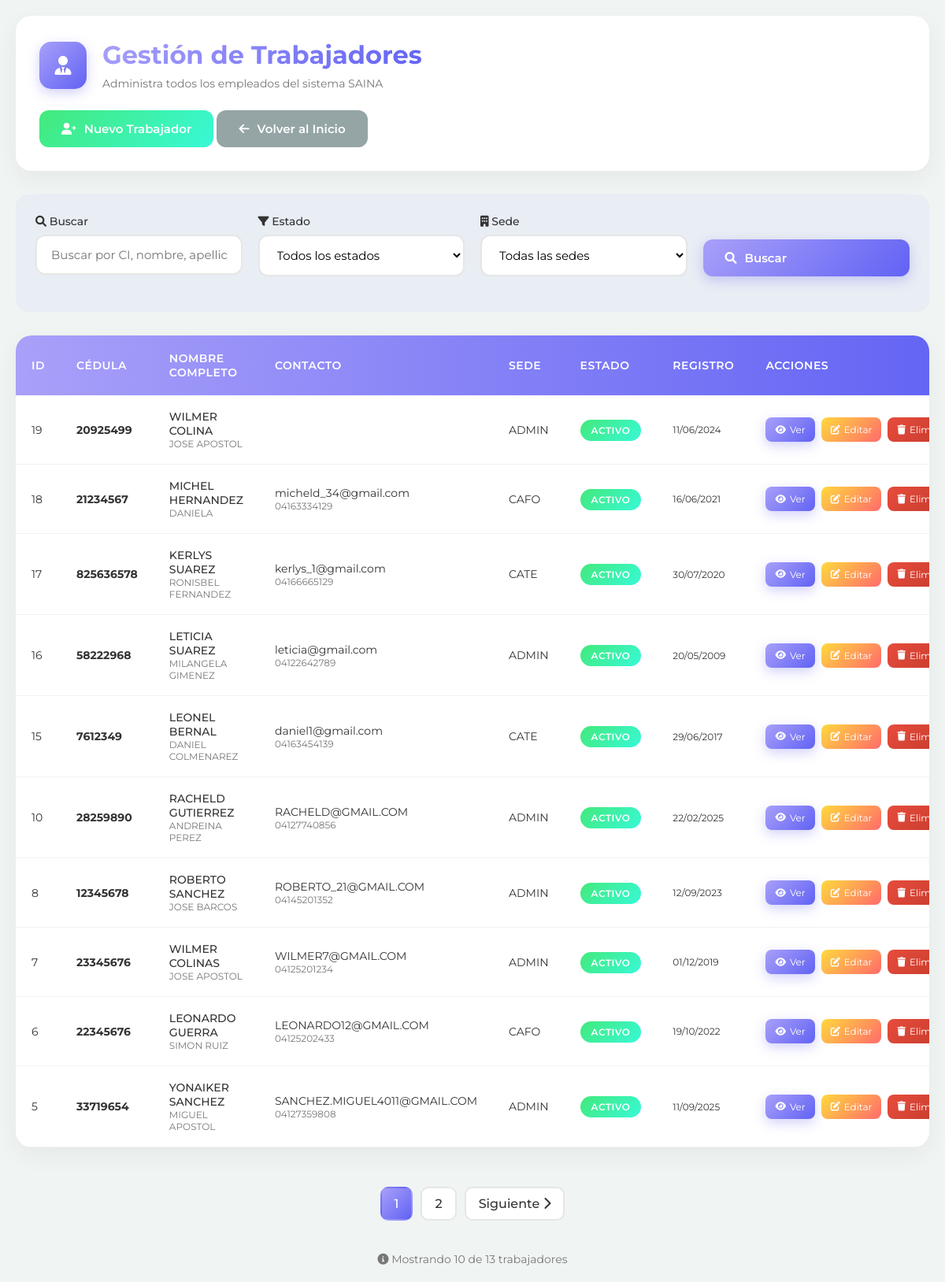
The app's page /trabajadores/index.php (signed in) with its own data.
### tables this page shows
CREATE TABLE `empleados` (
  `id` int(11) NOT NULL,
  `nacionalidad` varchar(50) DEFAULT NULL,
  `ci` varchar(20) NOT NULL,
  `primer_nombre` varchar(50) DEFAULT NULL,
  `segundo_nombre` varchar(50) DEFAULT NULL,
  `primer_apellido` varchar(50) DEFAULT NULL,
  `segundo_apellido` varchar(50) DEFAULT NULL,
  `fecha_nacimiento` date DEFAULT NULL,
  `sexo` enum('MASCULINO','FEMENINO') DEFAULT NULL,
  `estado_civil` enum('SOLTERO(A)','CASADO(A)','DIVORCIADO(A)','VIUDO(A)') DEFAULT NULL,
  `direccion_ubicacion` varchar(255) DEFAULT NULL,
  `telefono` varchar(20) DEFAULT NULL,
  `correo` varchar(100) DEFAULT NULL,
  `cuenta_bancaria` varchar(50) DEFAULT NULL,
  `tipo_trabajador` enum('CTD','CTI','LNR') DEFAULT NULL,
  `grado_instruccion` enum('PRIMARIA','BACHILLER','TECNICO_PROFESIONAL','LICENCIADO','INGENIERO','ESPECIALISTA','MAESTRIA','DOCTORADO') DEFAULT NULL,
  `cargo` varchar(100) DEFAULT NULL,
  `dpt_desempeñar` varchar(100) DEFAULT NULL,
  `sede` enum('ADMIN','CAFO','CATE','CSAI','CSB') DEFAULT NULL,
  `dependencia` enum('ADMIN','CAFO','CATE','CSAI','CSB') DEFAULT NULL,
  `fecha_ingreso` date DEFAULT NULL,
  `cod_siantel` varchar(50) DEFAULT NULL,
  `ubicacion_estante` varchar(50) DEFAULT NULL,
  `estatus` enum('ACTIVO','INACTIVO') DEFAULT 'ACTIVO',
  `fecha_egreso` date DEFAULT NULL,
  `motivo_retiro` text DEFAULT NULL,
  `ubicacion_estante_retiro` varchar(50) DEFAULT NULL,
  `tipo_sangre` enum('A+','A-','B+','B-','AB+','AB-','O+','O-') DEFAULT NULL,
  `lateralidad` enum('DIESTRO(A)','ZURDO(A)') DEFAULT NULL,
  `peso_trabajador` decimal(5,2) DEFAULT NULL,
  `altura_trabajador` decimal(5,2) DEFAULT NULL,
  `calzado_trabajador` varchar(10) DEFAULT NULL,
  `camisa_trabajador` varchar(10) DEFAULT NULL,
  `pantalon_trabajador` varchar(10) DEFAULT NULL,
  `foto` varchar(255) DEFAULT NULL,
  `fecha_registro` timestamp NOT NULL DEFAULT current_timestamp(),
  `estado_id` int(11) DEFAULT 1,
  `municipio_id` int(11) DEFAULT NULL,
  `parroquia_id` int(11) DEFAULT NULL
);

### trabajadores/index.php (the view, shortened to what this page needs)
<?php
require_once '../includes/database.php';
$registros_por_pagina = 10;
$pagina_actual = isset($_GET['page']) ? max(1, (int)$_GET['page']) : 1;
$offset = ($pagina_actual - 1) * $registros_por_pagina;
$search = isset($_GET['search']) ? trim($_GET['search']) : '';
$filter_status = isset($_GET['status']) ? $_GET['status'] : '';
$filter_sede = isset($_GET['sede']) ? $_GET['sede'] : '';
$where = [];
$params = [];
$types = '';
$where_clause = $where ? 'WHERE ' . implode(' AND ', $where) : '';
$sql_count = "SELECT COUNT(*) as total FROM empleados $where_clause";
$stmt_count = $conn->prepare($sql_count);
$stmt_count->execute();
$result_count = $stmt_count->get_result();
$total_registros = $result_count->fetch_assoc()['total'];
$total_paginas = ceil($total_registros / $registros_por_pagina);
$sql = "SELECT id, ci, primer_nombre, segundo_nombre, primer_apellido, segundo_apellido,
               correo, telefono, sede, estatus, fecha_ingreso, fecha_registro
        FROM empleados $where_clause
        ORDER BY fecha_registro DESC
        LIMIT ?, ?";
$params[] = $offset;
$params[] = $registros_por_pagina;
$types .= 'ii';
$stmt = $conn->prepare($sql);
$stmt->bind_param($types, ...$params);
$stmt->execute();
$result = $stmt->get_result();
 ?>
<!DOCTYPE html>
<html lang="es">
<head>
    <link rel="stylesheet" href="https://cdnjs.cloudflare.com/ajax/libs/font-awesome/6.0.0/css/all.min.css">
</head>
<body>
    <div class="container">
        <div class="header">
            <div class="header-title">
                <div class="header-icon">
                    <i class="fas fa-user-tie"></i>
                </div>
                <div class="header-content">
                    <h1>Gestión de Trabajadores</h1>
                    <p>Administra todos los empleados del sistema SAINA</p>
                </div>
            </div>
            <div class="header-actions">
                <a href="../../usuario/trabajadores/formulario1.php" class="btn btn-success">
                    <i class="fas fa-user-plus"></i> Nuevo Trabajador
                </a>
                <a href="../index.php" class="btn btn-secondary">
                    <i class="fas fa-arrow-left"></i> Volver al Inicio
                </a>
            </div>
        </div>
        <div class="search-filters">
            <form method="GET" class="search-form">
                <div class="form-group">
                    <label><i class="fas fa-search"></i> Buscar</label>
                    <input type="text" name="search" class="form-control"
                           placeholder="Buscar por CI, nombre, apellido o correo..."
                           value="<?php echo htmlspecialchars($search); ?>">
                </div>
                <div class="form-group">
                    <label><i class="fas fa-filter"></i> Estado</label>
                    <select name="status" class="form-control">
                        <option value="">Todos los estados</option>
                    </select>
                </div>
                <div class="form-group">
                    <label><i class="fas fa-building"></i> Sede</label>
                    <select name="sede" class="form-control">
                        <option value="">Todas las sedes</option>
                    </select>
                </div>
                <div class="form-group" style="align-self: end;">
                    <button type="submit" class="btn btn-primary">
                        <i class="fas fa-search"></i> Buscar
                    </button>
                </div>
            </form>
        </div>
        <div class="table-container">
            <?php if ($result->num_rows > 0): ?>
                <table>
                    <thead>
                        <tr>
                            <th>ID</th>
                            <th>Cédula</th>
                            <th>Nombre Completo</th>
                            <th>Contacto</th>
                            <th>Sede</th>
                            <th>Estado</th>
                            <th>Registro</th>
                            <th>Acciones</th>
                        </tr>
                    </thead>
                    <tbody>
                        <?php while($row = $result->fetch_assoc()): ?>
                        <tr>
                            <td><?php echo $row['id']; ?></td>
                            <td><strong><?php echo htmlspecialchars($row['ci']); ?></strong></td>
                            <td>
                                <div style="font-weight: 500;">
                                    <?php echo htmlspecialchars($row['primer_nombre'] . ' ' . $row['primer_apellido']); ?>
                                </div>
                                <div style="font-size: 12px; color: var(--light-text);">
                                    <?php echo htmlspecialchars($row['segundo_nombre'] . ' ' . $row['segundo_apellido']); ?>
                                </div>
                            </td>
                            <td>
                                <div><?php echo htmlspecialchars($row['correo']); ?></div>
                                <div style="font-size: 12px; color: var(--light-text);">
                                    <?php echo htmlspecialchars($row['telefono']); ?>
                                </div>
                            </td>
                            <td><?php echo htmlspecialchars($row['sede']); ?></td>
                            <td>
                                <span class="badge <?php echo $row['estatus'] == 'ACTIVO' ? 'badge-success' : 'badge-warning'; ?>">
                                    <?php echo $row['estatus']; ?>
                                </span>
                            </td>
                            <td>
                                <div style="font-size: 12px;">
                                    <?php echo date('d/m/Y', strtotime($row['fecha_ingreso'])); ?>
                                </div>
                            </td>
                            <td>
                                <div class="actions">
                                    <a href="ver.php?id=<?php echo $row['id']; ?>" class="btn-action btn-primary">
                                        <i class="fas fa-eye"></i> Ver
                                    </a>
                                    <a href="editar.php?id=<?php echo $row['id']; ?>" class="btn-action btn-warning">
                                        <i class="fas fa-edit"></i> Editar
                                    </a>
                                    <a href="eliminar.php?id=<?php echo $row['id']; ?>&ci=<?php echo urlencode($row['ci']); ?>"
                                       class="btn-action btn-danger"
                                       onclick="return confirm('¿Eliminar trabajador <?php echo addslashes($row['primer_nombre'] . ' ' . $row['primer_apellido']); ?>?')">
                                        <i class="fas fa-trash"></i> Eliminar
                                    </a>
                                </div>
                            </td>
                        </tr>
                        <?php endwhile; ?>
                    </tbody>
                </table>
            <?php endif; ?>
        </div>
        <?php if ($total_paginas > 1): ?>
            <div class="pagination">
                <?php for($i = 1; $i <= $total_paginas; $i++): ?>
                    <?php if($i == 1 || $i == $total_paginas || ($i >= $pagina_actual - 2 && $i <= $pagina_actual + 2)): ?>
                        <a href="?page=<?php echo $i; ?>&search=<?php echo urlencode($search); ?>&status=<?php echo $filter_status; ?>&sede=<?php echo $filter_sede; ?>"
                           class="page-btn <?php echo $i == $pagina_actual ? 'active' : ''; ?>">
                            <?php echo $i; ?>
                        </a>
                    <?php elseif($i == $pagina_actual - 3 || $i == $pagina_actual + 3): ?>
                        <span class="page-btn">...</span>
                    <?php endif; ?>
                <?php endfor; ?>
                <?php if ($pagina_actual < $total_paginas): ?>
                    <a href="?page=<?php echo $pagina_actual + 1; ?>&search=<?php echo urlencode($search); ?>&status=<?php echo $filter_status; ?>&sede=<?php echo $filter_sede; ?>"
                       class="page-btn">
                        Siguiente <i class="fas fa-chevron-right"></i>
                    </a>
                <?php endif; ?>
            </div>
        <?php endif; ?>
        <div style="text-align: center; color: var(--light-text); font-size: 14px; margin-top: 20px;">
            <i class="fas fa-info-circle"></i>
            Mostrando <?php echo min($registros_por_pagina, $result->num_rows); ?> de <?php echo $total_registros; ?> trabajadores
        </div>
    </div>
</body>
</html>

### trabajadores/index.php (style rules this page uses)
:root { --purple-start: #a8a0f9; --blue-end: #6162f4; --primary-color: #6a67f0; --text-color: #333; --light-text: #777; --success-color: #27ae60; --warning-color: #f39c12; --danger-color: #e74c3c; --card-background: rgba(255, 255, 255, 0.95); --shadow-light: rgba(0, 0, 0, 0.1); --shadow-focus: rgba(106, 103, 240, 0.2); }
* { margin: 0; padding: 0; box-sizing: border-box; font-family: 'Montserrat', sans-serif; }
body { background: #F0F4F3; color: var(--text-color); min-height: 100vh; padding: 20px; }
.container { max-width: 1400px; margin: 0 auto; }
.header { background: white; padding: 30px; border-radius: 20px; box-shadow: 0 10px 30px rgba(0, 0, 0, 0.05); margin-bottom: 30px; animation: fadeIn 0.5s ease; }
.header-title { display: flex; align-items: center; gap: 20px; margin-bottom: 25px; }
.header-icon { width: 60px; height: 60px; background: linear-gradient(135deg, var(--purple-start), var(--blue-end)); border-radius: 15px; display: flex; align-items: center; justify-content: center; color: white; font-size: 24px; box-shadow: 0 5px 15px rgba(106, 103, 240, 0.3); }
.header-content h1 { font-size: 32px; font-weight: 700; background: linear-gradient(135deg, var(--purple-start), var(--blue-end)); -webkit-background-clip: text; -webkit-text-fill-color: transparent; margin-bottom: 8px; }
.header-content p { color: var(--light-text); font-size: 14px; }
.search-filters { background: rgba(106, 103, 240, 0.05); padding: 25px; border-radius: 15px; margin-bottom: 30px; }
.search-form { display: grid; grid-template-columns: repeat(auto-fit, minmax(250px, 1fr)); gap: 20px; margin-bottom: 20px; }
.form-group { display: flex; flex-direction: column; gap: 8px; }
.form-group label { font-size: 14px; font-weight: 500; color: var(--text-color); }
.form-control { padding: 14px 18px; border: 2px solid #e6e6e6; border-radius: 12px; font-size: 15px; transition: all 0.3s; background: white; }
.btn { padding: 14px 28px; border: none; border-radius: 12px; font-size: 15px; font-weight: 600; cursor: pointer; transition: all 0.3s; display: inline-flex; align-items: center; gap: 10px; text-decoration: none; }
.btn-primary { background: linear-gradient(135deg, var(--purple-start), var(--blue-end)); color: white; box-shadow: 0 5px 15px rgba(106, 103, 240, 0.3); }
.btn-secondary { background: #95a5a6; color: white; }
.btn-success { background: linear-gradient(135deg, #43e97b, #38f9d7); color: white; }
.btn-warning { background: linear-gradient(135deg, #ffd93d, #ff6b6b); color: white; }
.btn-danger { background: linear-gradient(135deg, var(--danger-color), #c0392b); color: white; }
.table-container { background: white; border-radius: 20px; box-shadow: 0 10px 30px rgba(0, 0, 0, 0.05); overflow: hidden; margin-bottom: 30px; animation: fadeIn 0.7s ease; }
table { width: 100%; border-collapse: collapse; }
thead { background: linear-gradient(90deg, var(--purple-start), var(--blue-end)); }
th { padding: 20px; text-align: left; color: white; font-weight: 600; font-size: 14px; text-transform: uppercase; letter-spacing: 0.5px; }
tbody tr { border-bottom: 1px solid rgba(0,0,0,0.05); transition: all 0.3s; }
td { padding: 18px 20px; font-size: 14px; }
.badge { padding: 6px 14px; border-radius: 20px; font-size: 12px; font-weight: 600; text-transform: uppercase; letter-spacing: 0.5px; }
.badge-success { background: linear-gradient(135deg, #43e97b, #38f9d7); color: white; }
.actions { display: flex; gap: 8px; }
.btn-action { padding: 8px 12px; border-radius: 8px; font-size: 12px; text-decoration: none; display: inline-flex; align-items: center; gap: 5px; }
.pagination { display: flex; justify-content: center; align-items: center; gap: 10px; padding: 20px; }
.page-btn { padding: 10px 16px; border: 2px solid #e6e6e6; border-radius: 10px; background: white; color: var(--text-color); text-decoration: none; font-weight: 500; transition: all 0.3s; }
.page-btn.active { background: linear-gradient(135deg, var(--purple-start), var(--blue-end)); color: white; border-color: transparent; }

### records on screen
empleados: id "19", ci "20925499", primer_nombre+primer_apellido "WILMER COLINA", segundo_nombre+segundo_apellido "JOSE APOSTOL", sede "ADMIN", estatus "ACTIVO", fecha_ingreso "11/06/2024"
empleados: id "18", ci "21234567", primer_nombre+primer_apellido "MICHEL HERNANDEZ", segundo_nombre+segundo_apellido "DANIELA", correo "micheld_34@gmail.com", telefono "04163334129", sede "CAFO", estatus "ACTIVO", fecha_ingreso "16/06/2021"
empleados: id "17", ci "825636578", primer_nombre+primer_apellido "KERLYS SUAREZ", segundo_nombre+segundo_apellido "RONISBEL FERNANDEZ", correo "kerlys_1@gmail.com", telefono "04166665129", sede "CATE", estatus "ACTIVO", fecha_ingreso "30/07/2020"
empleados: id "16", ci "58222968", primer_nombre+primer_apellido "LETICIA SUAREZ", segundo_nombre+segundo_apellido "MILANGELA GIMENEZ", correo "leticia@gmail.com", telefono "04122642789", sede "ADMIN", estatus "ACTIVO", fecha_ingreso "20/05/2009"
empleados: id "15", ci "7612349", primer_nombre+primer_apellido "LEONEL BERNAL", segundo_nombre+segundo_apellido "DANIEL COLMENAREZ", correo "daniel1@gmail.com", telefono "04163454139", sede "CATE", estatus "ACTIVO", fecha_ingreso "29/06/2017"
empleados: id "10", ci "28259890", primer_nombre+primer_apellido "RACHELD GUTIERREZ", segundo_nombre+segundo_apellido "ANDREINA PEREZ", correo "RACHELD@GMAIL.COM", telefono "04127740856", sede "ADMIN", estatus "ACTIVO", fecha_ingreso "22/02/2025"
empleados: id "8", ci "12345678", primer_nombre+primer_apellido "ROBERTO SANCHEZ", segundo_nombre+segundo_apellido "JOSE BARCOS", correo "ROBERTO_21@GMAIL.COM", telefono "04145201352", sede "ADMIN", estatus "ACTIVO", fecha_ingreso "12/09/2023"
empleados: id "7", ci "23345676", primer_nombre+primer_apellido "WILMER COLINAS", segundo_nombre+segundo_apellido "JOSE APOSTOL", correo "WILMER7@GMAIL.COM", telefono "04125201234", sede "ADMIN", estatus "ACTIVO", fecha_ingreso "01/12/2019"
empleados: id "6", ci "22345676", primer_nombre+primer_apellido "LEONARDO GUERRA", segundo_nombre+segundo_apellido "SIMON RUIZ", correo "LEONARDO12@GMAIL.COM", telefono "04125202433", sede "CAFO", estatus "ACTIVO", fecha_ingreso "19/10/2022"
empleados: id "5", ci "33719654", primer_nombre+primer_apellido "YONAIKER SANCHEZ", segundo_nombre+segundo_apellido "MIGUEL APOSTOL", correo "SANCHEZ.MIGUEL4011@GMAIL.COM", telefono "04127359808", sede "ADMIN", estatus "ACTIVO", fecha_ingreso "11/09/2025"

### other values on screen
min($registros_por_pagina, $result->num_rows) "10"
$total_registros "13"
